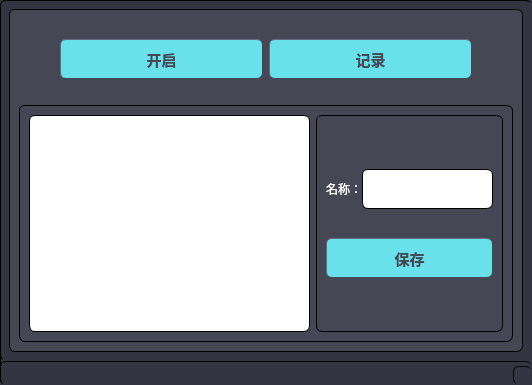
<?xml version="1.0" encoding="UTF-8"?>
<ui version="4.0">
 <class>Record</class>
 <widget class="QMainWindow" name="Record">
  <property name="geometry">
   <rect>
    <x>0</x>
    <y>0</y>
    <width>532</width>
    <height>385</height>
   </rect>
  </property>
  <property name="minimumSize">
   <size>
    <width>532</width>
    <height>385</height>
   </size>
  </property>
  <property name="maximumSize">
   <size>
    <width>532</width>
    <height>385</height>
   </size>
  </property>
  <property name="windowTitle">
   <string>动作录制</string>
  </property>
  <property name="styleSheet">
   <string notr="true">border-width: 1px;border-style: solid;background-color: rgb(51,53,66); border-style: outset;border-radius:6px; </string>
  </property>
  <widget class="QWidget" name="centralwidget">
   <layout class="QHBoxLayout" name="horizontalLayout">
    <item>
     <widget class="QFrame" name="frame">
      <property name="styleSheet">
       <string notr="true">border-width: 1px;border-style: solid;background-color: rgb(69,71,85); border-style: outset;border-radius:6px; </string>
      </property>
      <property name="frameShape">
       <enum>QFrame::StyledPanel</enum>
      </property>
      <property name="frameShadow">
       <enum>QFrame::Raised</enum>
      </property>
      <layout class="QVBoxLayout" name="verticalLayout" stretch="3,7">
       <item>
        <layout class="QHBoxLayout" name="horizontalLayout_2">
         <property name="leftMargin">
          <number>41</number>
         </property>
         <property name="topMargin">
          <number>20</number>
         </property>
         <property name="rightMargin">
          <number>41</number>
         </property>
         <property name="bottomMargin">
          <number>20</number>
         </property>
         <item>
          <widget class="QPushButton" name="pushButton">
           <property name="minimumSize">
            <size>
             <width>32</width>
             <height>40</height>
            </size>
           </property>
           <property name="styleSheet">
            <string notr="true">
QPushButton
{
	background-color: rgb(104,225,235); /*背景色*/ 
	border-style: outset;    /* 边界内凹 */
	border-width: 1px;     /* 边边界宽度 */
	font: bold 15px;     /* 字体大小 */
	min-width:2em;
	color:rgb(69,71,85); /* 字体颜色 */
	
}
/* 鼠标经过改变按钮颜色 */
QPushButton:hover
{
	background-color: rgb(102,255,104);
}
</string>
           </property>
           <property name="text">
            <string>开启</string>
           </property>
          </widget>
         </item>
         <item>
          <widget class="QPushButton" name="pushButton_2">
           <property name="enabled">
            <bool>false</bool>
           </property>
           <property name="minimumSize">
            <size>
             <width>32</width>
             <height>40</height>
            </size>
           </property>
           <property name="styleSheet">
            <string notr="true">
QPushButton
{
	background-color: rgb(104,225,235); /*背景色*/ 
	border-style: outset;    /* 边界内凹 */
	border-width: 1px;     /* 边边界宽度 */
	font: bold 15px;     /* 字体大小 */
	min-width:2em;
	color:rgb(69,71,85); /* 字体颜色 */
	
}
/* 鼠标经过改变按钮颜色 */
QPushButton:hover
{
	background-color: rgb(102,255,104);
}
</string>
           </property>
           <property name="text">
            <string>记录</string>
           </property>
          </widget>
         </item>
        </layout>
       </item>
       <item>
        <widget class="QFrame" name="frame_2">
         <property name="frameShape">
          <enum>QFrame::StyledPanel</enum>
         </property>
         <property name="frameShadow">
          <enum>QFrame::Raised</enum>
         </property>
         <layout class="QHBoxLayout" name="horizontalLayout_4" stretch="6,4">
          <item>
           <widget class="QTextEdit" name="textEdit">
            <property name="styleSheet">
             <string notr="true">background: white;
font: 11pt &quot;Arial&quot;;
</string>
            </property>
            <property name="readOnly">
             <bool>true</bool>
            </property>
           </widget>
          </item>
          <item>
           <widget class="QFrame" name="frame_3">
            <property name="frameShape">
             <enum>QFrame::StyledPanel</enum>
            </property>
            <property name="frameShadow">
             <enum>QFrame::Raised</enum>
            </property>
            <layout class="QVBoxLayout" name="verticalLayout_2">
             <item>
              <spacer name="verticalSpacer_2">
               <property name="orientation">
                <enum>Qt::Vertical</enum>
               </property>
               <property name="sizeHint" stdset="0">
                <size>
                 <width>20</width>
                 <height>40</height>
                </size>
               </property>
              </spacer>
             </item>
             <item>
              <spacer name="verticalSpacer_5">
               <property name="orientation">
                <enum>Qt::Vertical</enum>
               </property>
               <property name="sizeHint" stdset="0">
                <size>
                 <width>20</width>
                 <height>40</height>
                </size>
               </property>
              </spacer>
             </item>
             <item>
              <layout class="QHBoxLayout" name="horizontalLayout_3">
               <property name="spacing">
                <number>0</number>
               </property>
               <item>
                <widget class="QLabel" name="label">
                 <property name="styleSheet">
                  <string notr="true">border:none;
color: rgb(255, 255, 255);
font: 12pt &quot;Arial&quot;;</string>
                 </property>
                 <property name="text">
                  <string>名称：</string>
                 </property>
                </widget>
               </item>
               <item>
                <widget class="QTextEdit" name="textEdit_2">
                 <property name="maximumSize">
                  <size>
                   <width>16777215</width>
                   <height>40</height>
                  </size>
                 </property>
                 <property name="styleSheet">
                  <string notr="true">background: white;
font: 11pt &quot;Arial&quot;;
</string>
                 </property>
                </widget>
               </item>
              </layout>
             </item>
             <item>
              <spacer name="verticalSpacer_3">
               <property name="orientation">
                <enum>Qt::Vertical</enum>
               </property>
               <property name="sizeHint" stdset="0">
                <size>
                 <width>20</width>
                 <height>40</height>
                </size>
               </property>
              </spacer>
             </item>
             <item>
              <widget class="QPushButton" name="pushButton_3">
               <property name="enabled">
                <bool>false</bool>
               </property>
               <property name="minimumSize">
                <size>
                 <width>32</width>
                 <height>40</height>
                </size>
               </property>
               <property name="styleSheet">
                <string notr="true">
QPushButton
{
	background-color: rgb(104,225,235); /*背景色*/ 
	border-style: outset;    /* 边界内凹 */
	border-width: 1px;     /* 边边界宽度 */
	font: bold 15px;     /* 字体大小 */
	min-width:2em;
	color:rgb(69,71,85); /* 字体颜色 */
	
}
/* 鼠标经过改变按钮颜色 */
QPushButton:hover
{
	background-color: rgb(102,255,104);
}
</string>
               </property>
               <property name="text">
                <string>保存</string>
               </property>
              </widget>
             </item>
             <item>
              <spacer name="verticalSpacer_4">
               <property name="orientation">
                <enum>Qt::Vertical</enum>
               </property>
               <property name="sizeHint" stdset="0">
                <size>
                 <width>20</width>
                 <height>40</height>
                </size>
               </property>
              </spacer>
             </item>
             <item>
              <spacer name="verticalSpacer">
               <property name="orientation">
                <enum>Qt::Vertical</enum>
               </property>
               <property name="sizeHint" stdset="0">
                <size>
                 <width>20</width>
                 <height>40</height>
                </size>
               </property>
              </spacer>
             </item>
            </layout>
           </widget>
          </item>
         </layout>
        </widget>
       </item>
      </layout>
     </widget>
    </item>
   </layout>
  </widget>
  <widget class="QStatusBar" name="statusbar"/>
 </widget>
 <resources/>
 <connections/>
</ui>
